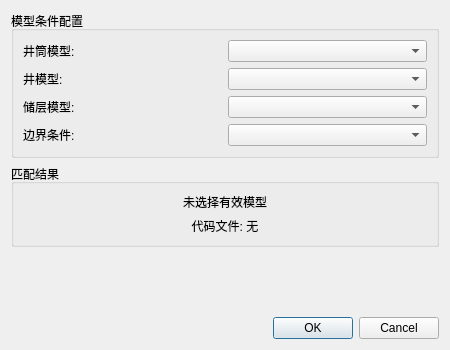
<?xml version="1.0" encoding="UTF-8"?>
<ui version="4.0">
 <class>ModelSelect</class>
 <widget class="QDialog" name="ModelSelect">
  <property name="geometry">
   <rect>
    <x>0</x>
    <y>0</y>
    <width>450</width>
    <height>350</height>
   </rect>
  </property>
  <property name="windowTitle">
   <string>选择试井解释模型</string>
  </property>
  <layout class="QVBoxLayout" name="verticalLayout">
   <item>
    <widget class="QGroupBox" name="groupBox">
     <property name="title">
      <string>模型条件配置</string>
     </property>
     <layout class="QGridLayout" name="gridLayout">
      <item row="0" column="0">
       <widget class="QLabel" name="label_1">
        <property name="text">
         <string>井筒模型:</string>
        </property>
       </widget>
      </item>
      <item row="0" column="1">
       <widget class="QComboBox" name="comboWellbore"/>
      </item>
      <item row="1" column="0">
       <widget class="QLabel" name="label_2">
        <property name="text">
         <string>井模型:</string>
        </property>
       </widget>
      </item>
      <item row="1" column="1">
       <widget class="QComboBox" name="comboWell"/>
      </item>
      <item row="2" column="0">
       <widget class="QLabel" name="label_3">
        <property name="text">
         <string>储层模型:</string>
        </property>
       </widget>
      </item>
      <item row="2" column="1">
       <widget class="QComboBox" name="comboReservoir"/>
      </item>
      <item row="3" column="0">
       <widget class="QLabel" name="label_4">
        <property name="text">
         <string>边界条件:</string>
        </property>
       </widget>
      </item>
      <item row="3" column="1">
       <widget class="QComboBox" name="comboBoundary"/>
      </item>
     </layout>
    </widget>
   </item>
   <item>
    <widget class="QGroupBox" name="groupBox_2">
     <property name="title">
      <string>匹配结果</string>
     </property>
     <layout class="QVBoxLayout" name="verticalLayout_2">
      <item>
       <widget class="QLabel" name="label_ModelName">
        <property name="text">
         <string>未选择有效模型</string>
        </property>
        <property name="alignment">
         <set>Qt::AlignCenter</set>
        </property>
       </widget>
      </item>
      <item>
       <widget class="QLabel" name="label_FileName">
        <property name="text">
         <string>代码文件: 无</string>
        </property>
        <property name="alignment">
         <set>Qt::AlignCenter</set>
        </property>
       </widget>
      </item>
     </layout>
    </widget>
   </item>
   <item>
    <spacer name="verticalSpacer">
     <property name="orientation">
      <enum>Qt::Vertical</enum>
     </property>
     <property name="sizeHint" stdset="0">
      <size>
       <width>20</width>
       <height>40</height>
      </size>
     </property>
    </spacer>
   </item>
   <item>
    <widget class="QDialogButtonBox" name="buttonBox">
     <property name="orientation">
      <enum>Qt::Horizontal</enum>
     </property>
     <property name="standardButtons">
      <set>QDialogButtonBox::Cancel|QDialogButtonBox::Ok</set>
     </property>
    </widget>
   </item>
  </layout>
 </widget>
 <resources/>
 <connections>
  <connection>
   <sender>buttonBox</sender>
   <signal>accepted()</signal>
   <receiver>ModelSelect</receiver>
   <slot>accept()</slot>
   <hints>
    <hint type="sourcelabel">
     <x>248</x>
     <y>254</y>
    </hint>
    <hint type="destinationlabel">
     <x>157</x>
     <y>274</y>
    </hint>
   </hints>
  </connection>
  <connection>
   <sender>buttonBox</sender>
   <signal>rejected()</signal>
   <receiver>ModelSelect</receiver>
   <slot>reject()</slot>
   <hints>
    <hint type="sourcelabel">
     <x>316</x>
     <y>260</y>
    </hint>
    <hint type="destinationlabel">
     <x>286</x>
     <y>274</y>
    </hint>
   </hints>
  </connection>
 </connections>
</ui>
